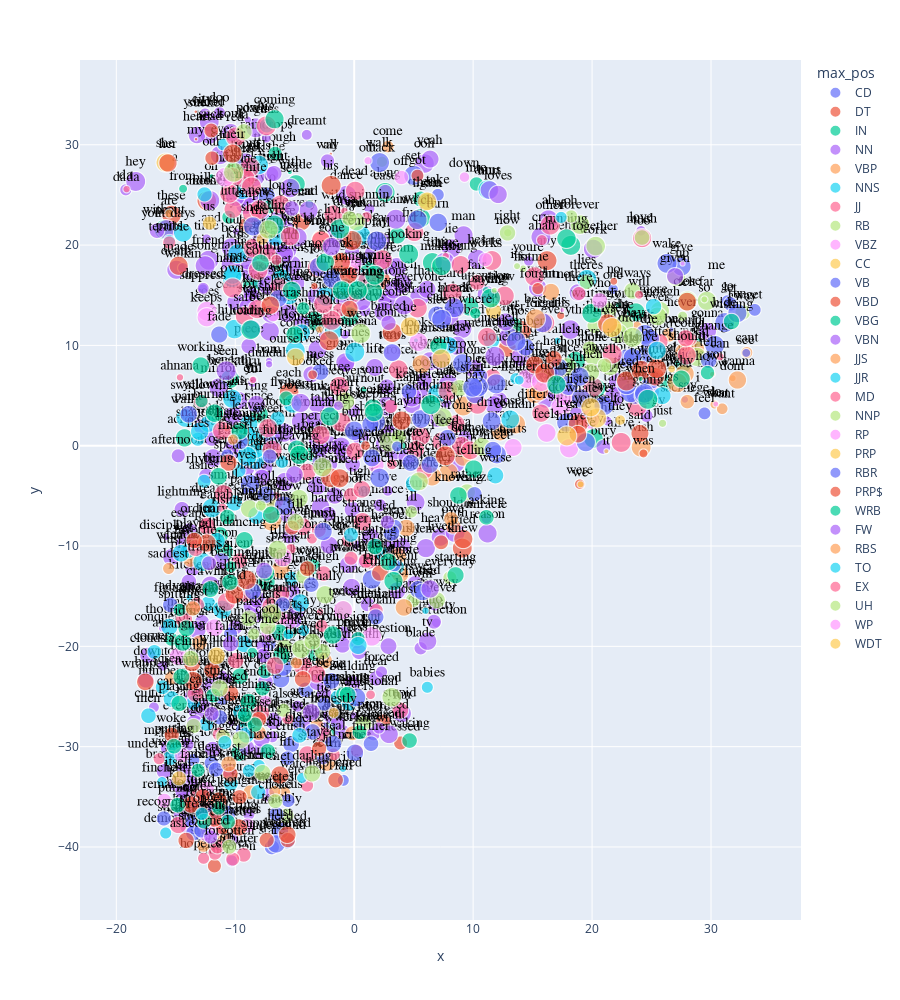

This figure's notebook cell:
### Code cell
px.scatter(X.reset_index(), 'x', 'y', 
           text='term_str', 
           color='max_pos', 
           hover_name='term_str',          
           size='album_dfidf',
           height=1000).update_traces(
                mode='markers+text', 
                textfont=dict(color='black', size=14, family='Arial'),
                textposition='top center')
